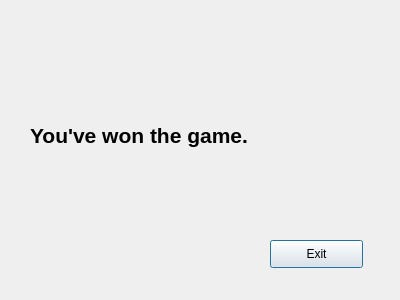
<?xml version="1.0" encoding="UTF-8"?>
<ui version="4.0">
 <class>AfterScreen</class>
 <widget class="QDialog" name="AfterScreen">
  <property name="geometry">
   <rect>
    <x>0</x>
    <y>0</y>
    <width>400</width>
    <height>300</height>
   </rect>
  </property>
  <property name="windowTitle">
   <string>Find The Pair</string>
  </property>
  <property name="windowIcon">
   <iconset>
    <normaloff>C:/Users/OOLAPTOP/Desktop/letter_F_blue-512.png</normaloff>C:/Users/OOLAPTOP/Desktop/letter_F_blue-512.png</iconset>
  </property>
  <widget class="QLabel" name="label">
   <property name="geometry">
    <rect>
     <x>30</x>
     <y>40</y>
     <width>311</width>
     <height>191</height>
    </rect>
   </property>
   <property name="font">
    <font>
     <family>MS Sans Serif</family>
     <pointsize>16</pointsize>
     <weight>75</weight>
     <bold>true</bold>
    </font>
   </property>
   <property name="text">
    <string>You've won the game.</string>
   </property>
  </widget>
  <widget class="QPushButton" name="pushButton">
   <property name="geometry">
    <rect>
     <x>270</x>
     <y>240</y>
     <width>93</width>
     <height>28</height>
    </rect>
   </property>
   <property name="text">
    <string>Exit</string>
   </property>
  </widget>
 </widget>
 <resources/>
 <connections/>
</ui>
